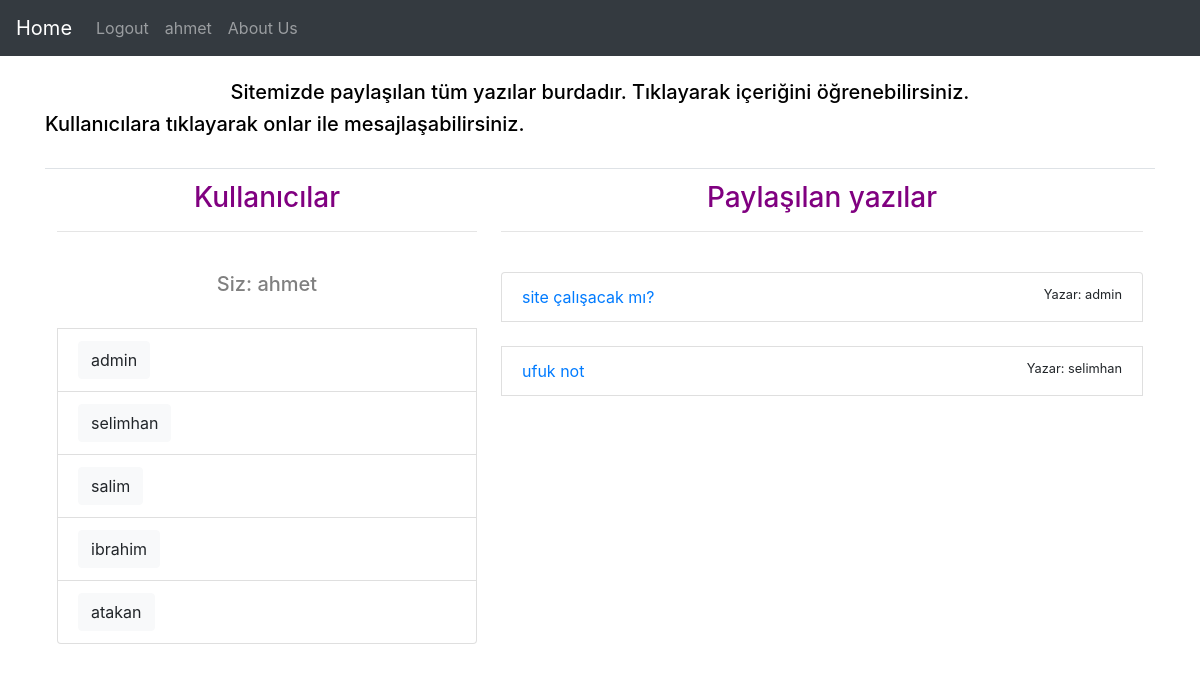
Screenshot of /home/ (signed in) with the database file from the repository.
### app/models.py (models this page shows, shortened)
class Post(models.Model):
    content = models.TextField()
    title = models.CharField(max_length=23, blank=True)
    author = models.ForeignKey(User, on_delete=models.CASCADE)
    class Meta:
        db_table = "t_article"

### app/views.py (the view, shortened to what this page needs)
# urls.py: path('home/',anasayfa),#Bura giriş yapıldığında oluşucak olan anasayfaya gidicek.
@login_required(login_url="/login/")
def anasayfa(request):
    users=User.objects.all().exclude(id=request.user.id)
    makaleler = Post.objects.all()
    context = {
        "makaleler": makaleler,
        "users": users
    }
    return render(request,"anasayfa.html",context)

### templates/anasayfa.html
{% extends 'index.html' %}
{% block appbody%}
<br>
<h5 class="blacktext text-center">
    Sitemizde paylaşılan tüm yazılar burdadır. Tıklayarak içeriğini öğrenebilirsiniz.
</h5>
<h5 class="blacktext text-left">
    Kullanıcılara tıklayarak onlar ile mesajlaşabilirsiniz.
</h5>
<br>
<table align="center" class="table" border="0" width=100%>
<tr>
    <td width=40%>
        <h3 class="text-center purpletext">Kullanıcılar</h3>
        <hr>
        <br>
        <h5 class="text-center greytext">Siz: {{user}}</h5>
        <br>
        {% include 'messaging.html' %}
    </td>
    <td width=60%>
        <h3 class="text-center purpletext">Paylaşılan yazılar</h3>
        <hr>
        <br>
        <div class="list-group">
            {% for makale in makaleler %}
            <div class="list-group-item d-flex justify-content-between">
                <a href="/profile/{{makale.id}}">
                    {{makale.title}}
                </a>
                <small>Yazar: {{makale.author}}</small>
            </div>
            <br>
            {% endfor %}
        </div>
    </td>
</tr>
</table>
{% endblock %}

### templates/navbar.html (shortened to what this page needs)
<nav class="navbar navbar-expand-lg navbar-dark bg-dark">
    <div class="collapse navbar-collapse" id="navbarNav">
        {% if user.is_authenticated%}
        <a class="navbar-brand" href="/home">Home</a>
        {% else%}
        <a class="navbar-brand" href="/">Home</a>
        {% endif%}
        <ul class="navbar-nav mr-auto mt-2 mt-lg-0">
            {% if user.is_authenticated%}
            <li class="nav-item">
                <a class="nav-link" href="/logout">Logout</a>
            </li>
            <li class="nav-item text-light">
                <a class="nav-link" href="/profile">
                    {{user}}
                </a>
            </li>
            {% else%}
            <li class="nav-item">
                <a class="nav-link" href="/login">Login</a>
            </li>
            {% endif%}
            <li class="nav-item">
                <a class="nav-link" href="/about">About Us</a>
            </li>
        </ul>
    </div>
</nav>

### templates/messaging.html (shortened to what this page needs)
{% for user in users %}
<div class="list-group-item d-flex justify-content-between">
    <button type="button" class="btn btn-light" data-toggle="modal" data-target="#userModal{{user.id}}">
        {{user.username}}
    </button>
</div>
{% endfor %}

### static/css/.colourcss.css (style rules this page uses)
.purpletext { color: purple; }
.greytext { color: grey; }
.blacktext { color: black; }

### rows the page displays
Post: title "site çalışacak mı?", author "admin"
Post: title "ufuk not", author "selimhan"

### other values shown
{{ user }} "ahmet"
{{ user.username }} "admin"
{{ user.username }} "selimhan"
{{ user.username }} "salim"
{{ user.username }} "ibrahim"
{{ user.username }} "atakan"
